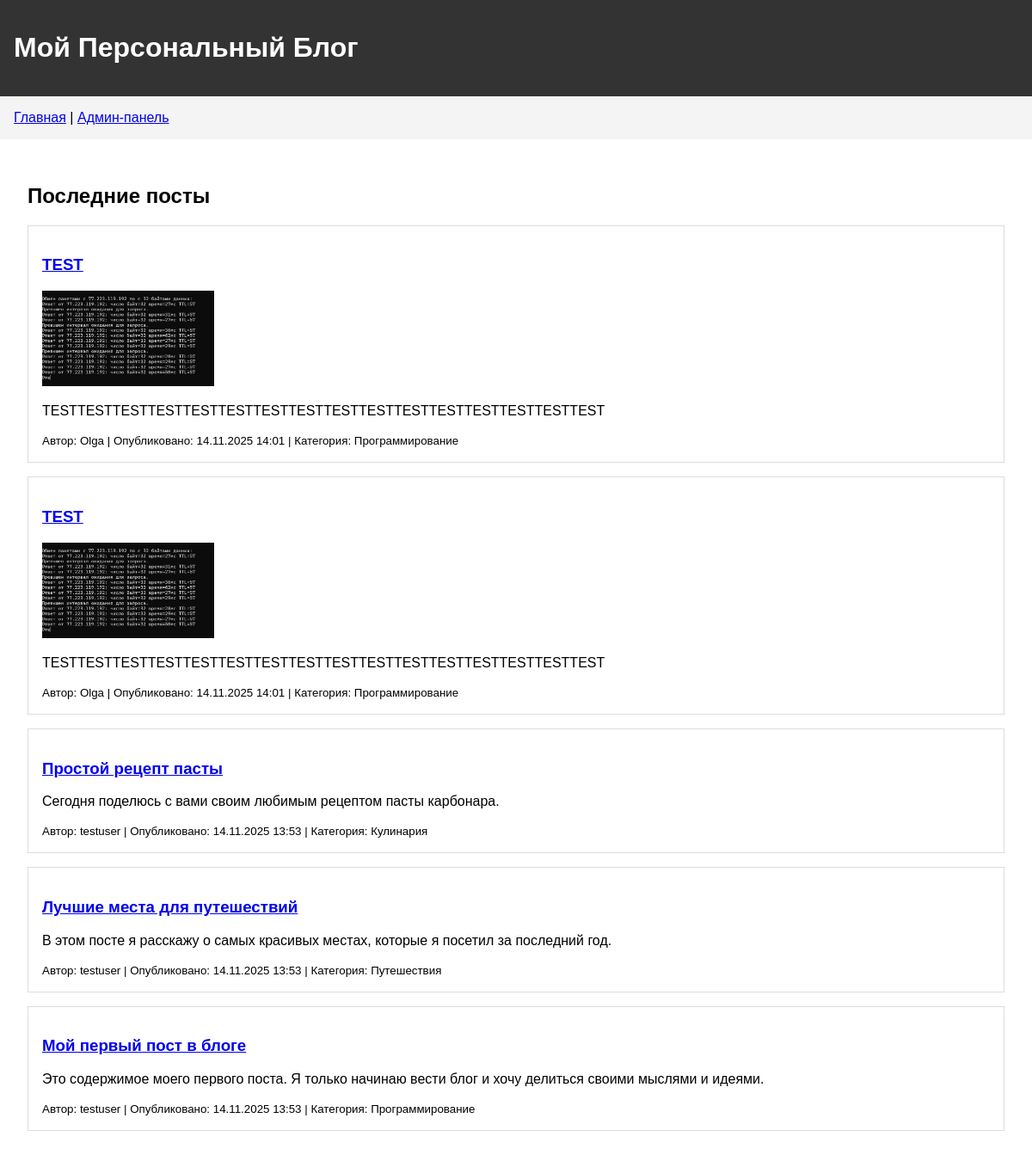
The page / on the database its author committed.
### blog/models.py (models this page shows, shortened)
class Post(models.Model):
    title = models.CharField(max_length=200, verbose_name='Заголовок')
    content = models.TextField(verbose_name='Содержание')
    created_date = models.DateTimeField(default=timezone.now, verbose_name='Дата создания')
    published_date = models.DateTimeField(blank=True, null=True, verbose_name='Дата публикации')
    author = models.ForeignKey(User, on_delete=models.CASCADE, verbose_name='Автор')
    category = models.ForeignKey(Category, on_delete=models.SET_NULL, null=True, verbose_name='Категория')
    image = models.ImageField(upload_to='post_images/', blank=True, null=True, verbose_name='Изображение')
    class Meta:
        verbose_name = 'Пост'
        verbose_name_plural = 'Посты'

class Category(models.Model):
    name = models.CharField(max_length=100, verbose_name='Название категории')
    description = models.TextField(blank=True, verbose_name='Описание')
    class Meta:
        verbose_name = 'Категория'
        verbose_name_plural = 'Категории'

### blog/views.py (the view)
# urls.py: path('', views.post_list, name='post_list'),
def post_list(request):
    posts = Post.objects.filter(published_date__lte=timezone.now()).order_by('-published_date')
    return render(request, 'blog/post_list.html', {'posts': posts})

### blog/templates/blog/post_list.html (shortened to what this page needs)
{% extends 'blog/base.html' %}
{% block content %}
<h2>Последние посты</h2>
{% for post in posts %}
    <div class="post">
        <h3><a href="{% url 'post_detail' pk=post.pk %}">{{ post.title }}</a></h3>
        {% if post.image %}
            <img src="{{ post.image.url }}" alt="{{ post.title }}">
        {% endif %}
        <p>{{ post.content|truncatewords:30 }}</p>
        <small>
            Автор: {{ post.author }} |
            Опубликовано: {{ post.published_date|date:"d.m.Y H:i" }} |
            Категория: {{ post.category.name }}
        </small>
    </div>
{% empty %}
    <p>Пока нет постов.</p>
{% endfor %}
{% endblock %}

### blog/templates/blog/base.html (style rules this page uses)
body { font-family: Arial, sans-serif; margin: 0; padding: 0; }
.post { border: 1px solid #ddd; margin-bottom: 1rem; padding: 1rem; }
.post img { max-width: 200px; }

### rows shown on the page
Post: title "TEST", image (picture), content "TESTTESTTESTTESTTESTTESTTESTTESTTESTTESTTESTTESTTESTTESTTESTTEST", author "Olga", published_date "14.11.2025 14:01", category.name "Программирование"
Post: title "TEST", image (picture), content "TESTTESTTESTTESTTESTTESTTESTTESTTESTTESTTESTTESTTESTTESTTESTTEST", author "Olga", published_date "14.11.2025 14:01", category.name "Программирование"
Post: title "Простой рецепт пасты", content "Сегодня поделюсь с вами своим любимым рецептом пасты карбонара.", author "testuser", published_date "14.11.2025 13:53", category.name "Кулинария"
Post: title "Лучшие места для путешествий", content "В этом посте я расскажу о самых красивых местах, которые я посетил за последний год.", author "testuser", published_date "14.11.2025 13:53", category.name "Путешествия"
Post: title "Мой первый пост в блоге", content "Это содержимое моего первого поста. Я только начинаю вести блог и хочу делиться своими мыслями и идеями.", author "testuser", published_date "14.11.2025 13:53", category.name "Программирование"
